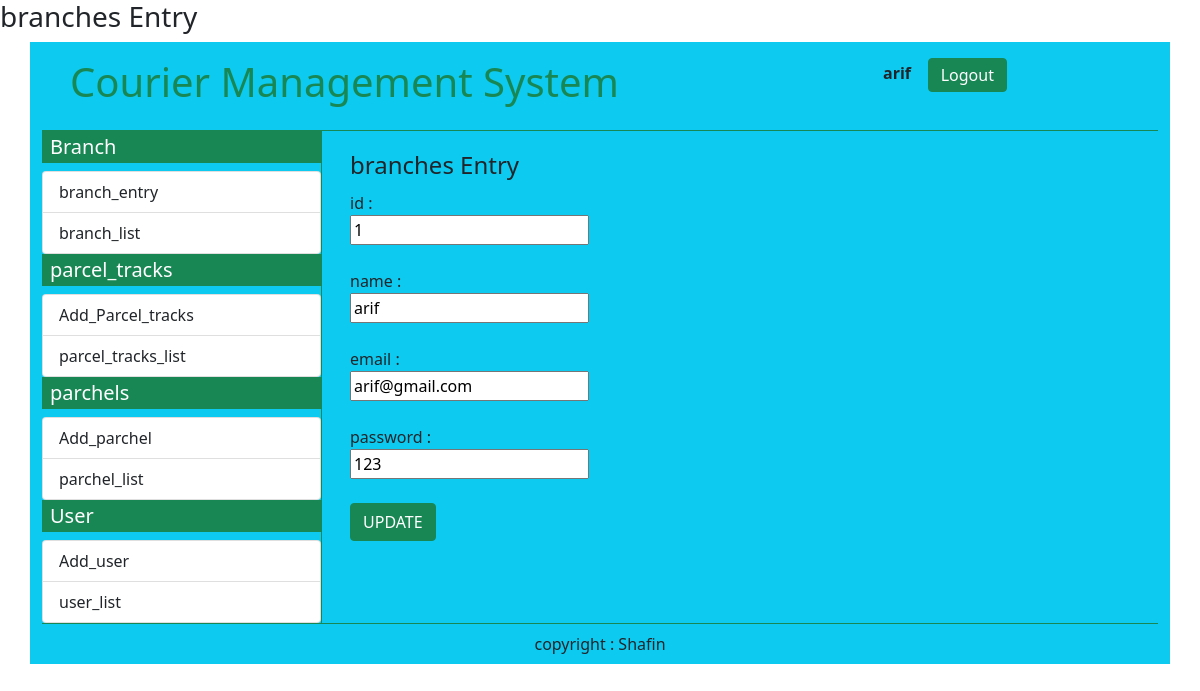
/admin/edit_user.php?id=1 (signed in), run on the app's committed database.
### tables this page shows
CREATE TABLE `user` (
  `id` int(11) NOT NULL,
  `name` varchar(50) NOT NULL,
  `email` varchar(100) NOT NULL,
  `password` varchar(20) NOT NULL
);

### admin/edit_user.php (the view, shortened to what this page needs)
<?php
require('dbconfig.php');
	$user_first_name = $_SESSION['name'];
	if(!empty($user_first_name)){
?>
<!DOCTYPE html>
<html lang="en">
    <head>
    </head>
    <link href="https://cdn.jsdelivr.net/npm/bootstrap@5.0.2/dist/css/bootstrap.min.css" rel="stylesheet">
    <link rel="stylesheet" href="https://use.fontawesome.com/releases/v5.15.4/css/all.css"/>
    <body>
        <h3>branches Entry</h3>
        <div class="container bg-info">
        <div class="container-fluid border-bottom border-success">
        <?php include "partial/top_bar.php" ?>
            </div>
            <div class="container-fluid">
                <div class="row">
                    <div class="col-sm-3 .bg-success p-0 m-0">
<?php include "partial/left_bar.php" ?>
                    </div>
                    <div class="col-sm-9 border-start border-success">
                    <div class="container p-2 m-2">
                    <?php
                            $id = $_REQUEST['id'];
                            $sql = $db->query("SELECT * FROM user WHERE id='$id'");
                                $row = $sql->fetch_assoc();
                            ?>
    <legend>branches Entry</legend>
    <form action="" method="post">
    id : <br>
        <input type="text" name="id" value="<?php echo $row['id']  ?>"><br><br>
        name : <br>
        <input type="text" name="name" value="<?php echo $row['name']  ?>"><br><br>
        email : <br>
        <input type="text" name="email" value="<?php echo $row['email']  ?>"><br><br>
        password : <br>
        <input type="text" name="password" value="<?php echo $row['password']  ?>"><br><br>
        <input type="submit" name="submit" value="UPDATE" class="btn btn-success">
    </form>
    </div>
                    </div>
                </div>
            </div>
            <div class="container-fluid border-top border-success">
                <?php include "partial/footer.php" ?>
            </div>
    </div>
</body>
</html>
<?php
}else{
	header('location:login.php');
}
?>

### data on the page
user: id "1", name "arif", email "arif@gmail.com", password "123"

### other printed values
$user_first_name "arif"
